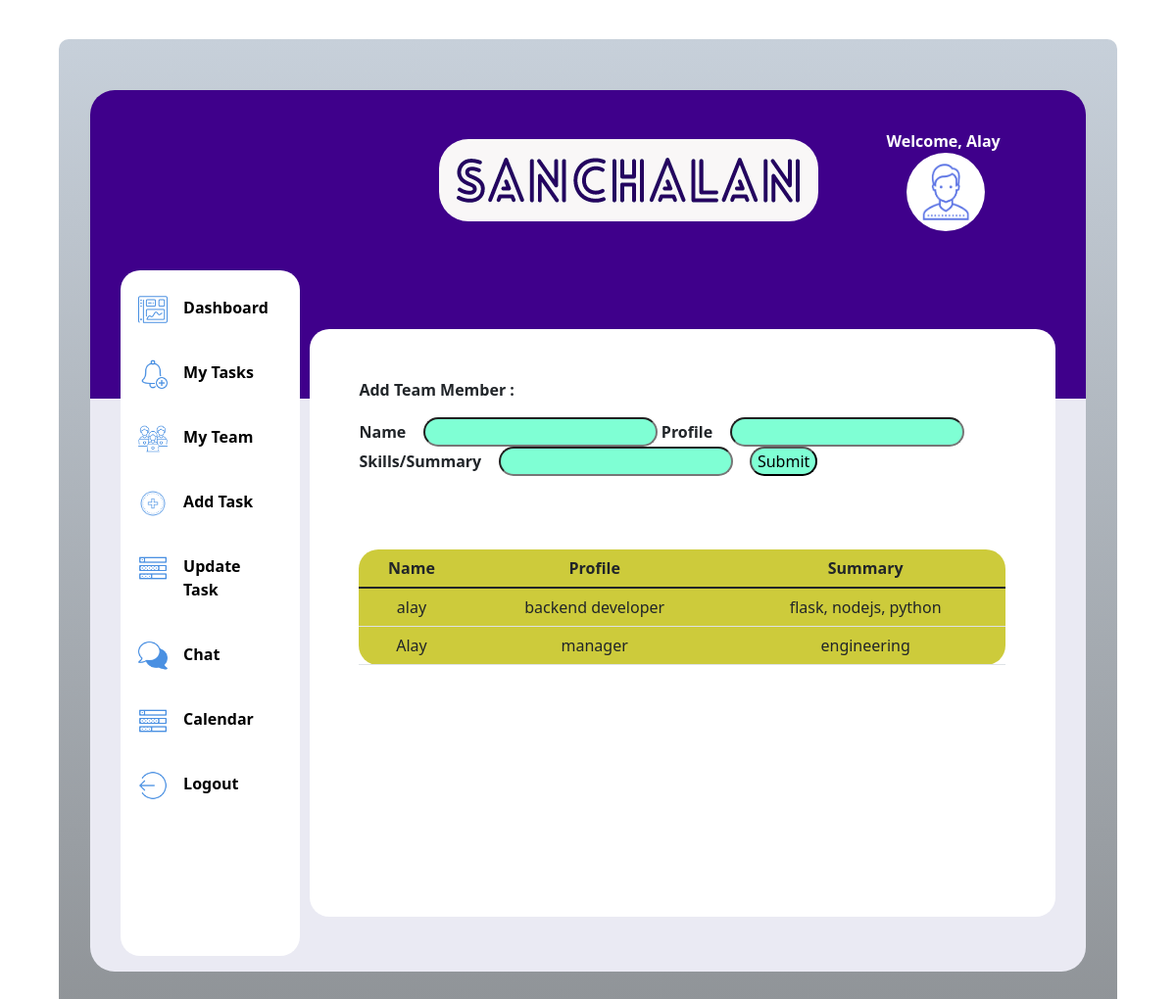
Before: /team with the older database file.
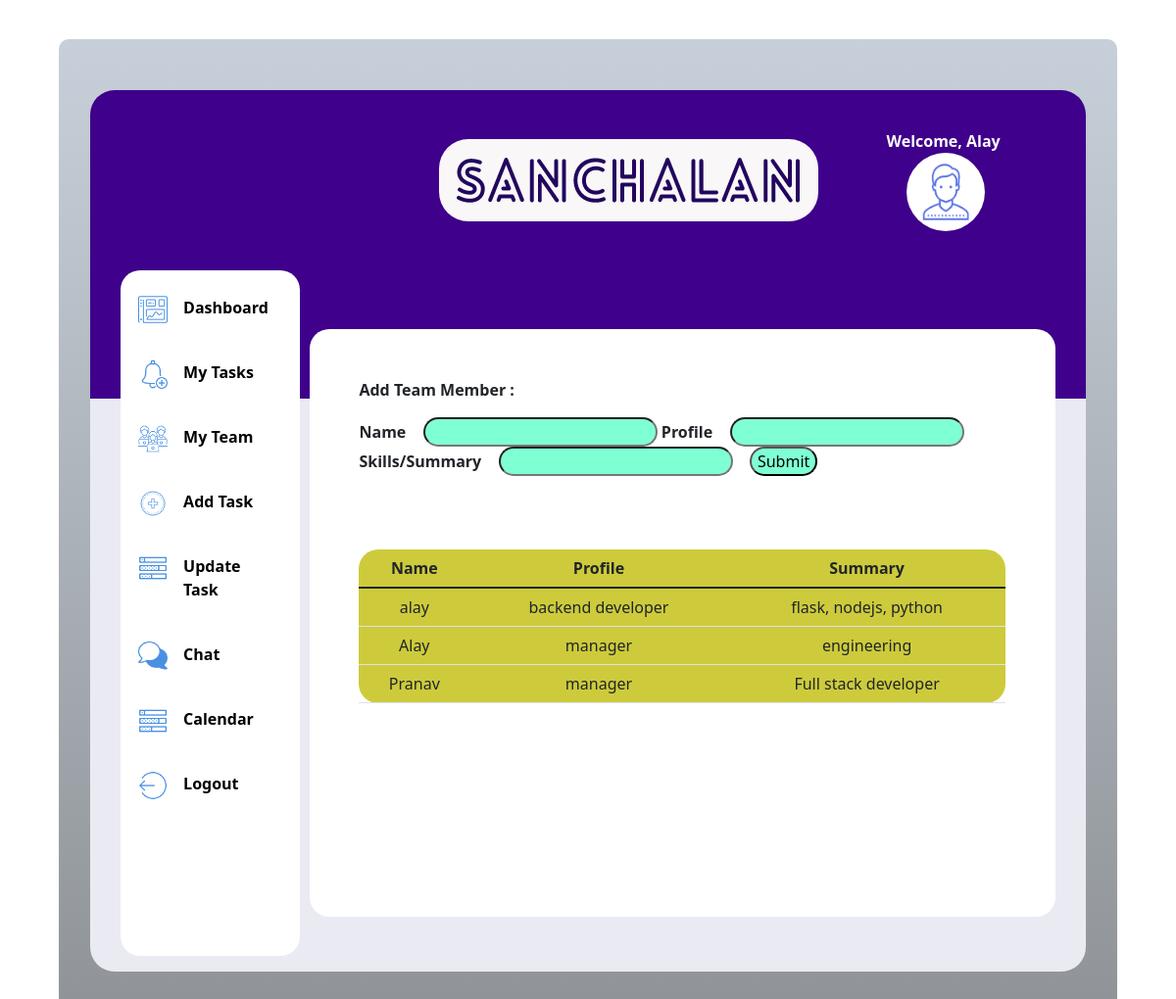
After: the same page with the newer database file.
### tables this page shows
CREATE TABLE team(name TEXT,profile TEXT,summary TEXT);

### routes.py (the view)
@app.route("/team")
def team():
    tm=teams.getmembers()
    return render_template('team.html',team=tm)

### teams.py (called while the page is built)
def getmembers():
    conn=sqlite3.connect('lite.db')
    cur=conn.cursor()
    cur.execute('SELECT * from team')
    data=cur.fetchall()
    conn.close()
    return data

### templates/team.html (shortened to what this page needs)
<html>
<!DOCTYPE html>
<head>
    <link rel= "stylesheet" type= "text/css" href= "{{ url_for('static',filename='styles/newdashboard.css') }}">
    <link href="https://cdn.jsdelivr.net/npm/bootstrap@5.1.3/dist/css/bootstrap.min.css" rel="stylesheet">
    <link rel="stylesheet" href="../static/styles/allpages.css">
</head>
<body>
    <div class="outerpage">
        <div class="webpage">
            <div class="login">
                Welcome, Alay
                <img src="../static/images/person.png" alt="">
            </div>
            <div class="logo">
                <img id="logoimg" src="../static/images/logo.png" alt="logo">
            </div>
            <div class="sidebar">
                <div class="dashpic" >
                    <img src="../static/images/icons8-dashboard-60.png" alt="1">
                    <a href="/dashboard">Dashboard</a>
                </div>
                <div class="dashpic">
                    <img src="../static/images/icons8-add-reminder-50.png" alt="1">
                    <a href="/tasks">My Tasks</a>
                </div>
                <div class="dashpic">
                    <img src="../static/images/icons8-team-58.png" alt="1">
                    <a href="team">My Team</a>
                </div>
                <div class="dashpic">
                    <img src="../static/images/icons8-add-80.png" alt="1">
                    <a href="/add">Add Task</a>
                </div>
                <div class="dashpic">
                    <img src="../static/images/icons8-tasks-50.png" alt="1">
                    <a href="/update">Update Task</a>
                </div>
                <div class="dashpic">
                    <img src="../static/images/icons8-chat-50.png" alt="1">
                    <a href="/chat">Chat</a>
                </div>
                <div class="dashpic">
                    <img src="../static/images/icons8-tasks-50.png" alt="1">
                    <a href="/calendar">Calendar</a>
                </div>
                <div class="dashpic">
                    <img src="../static/images/icons8-logout-rounded-left-50.png" alt="1">
                    <a href="/login">Logout</a>
                </div>
            </div>
            <div class="mainpage">
                <p id="teamform">Add Team Member :</p>
                <form action="/addteam" method="post" >
                    <label for="name">Name</label>
                    <input type="text" name="name">
                    <label for="profile">Profile</label>
                    <input type="text" name="profile">
                    <label for="summary">Skills/Summary</label>
                    <input type="text" name="summary">
                    <input type="submit">
                </form>
                <table class="table">
                    <thead>
                        <tr style="text-align: center">
                          <th scope="col">Name</th>
                          <th scope="col">Profile</th>
                          <th scope="col">Summary</th>
                        </tr>
                    </thead>
                    {%for t in team%}
                    <tr>
                        {%for i in t%}
                            <td>{{i}}</td>
                        {%endfor%}
                    </tr>
                    {%endfor%}
                </table>
            </div>
        </div>
    </div>
</body>
</html>

Changed rows visible on the page:
added team: name "Pranav", profile "manager", summary "Full stack developer"
